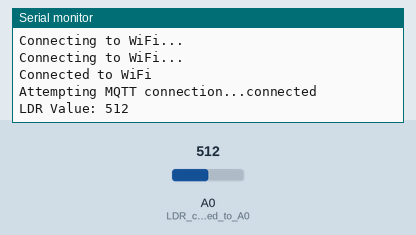
A sketch run on a simulated ESP8266 (NodeMCU). Shown: the last lines printed to the serial monitor. The inputs (shaded band) are chosen by the test bench; at power-on: A0 (LDR_connected_to_A0) = 512. WiFi joins after 1.5 s; servers stay silent unless stated; no MQTT or app messages arrive unless stated.

Above: at 3.2 s.
3.3 s: A0 (LDR_connected_to_A0) set to 716
At 4.5 s:
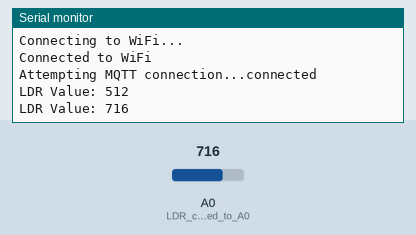
6.0 s: A0 (LDR_connected_to_A0) set to 900
At 7.2 s:
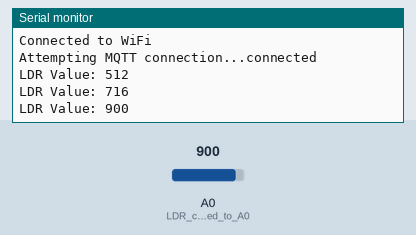
Timing chart, 0 to 9.0 s (numbered marks = the images above; inputs shaded):
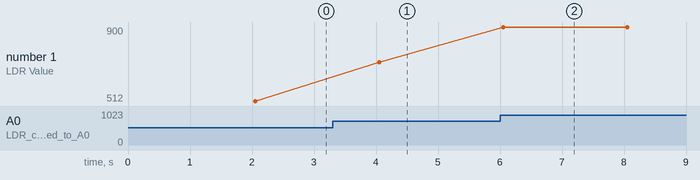

Measured:
- after the input at 3.3 s, the serial monitor: prints a new line after 0.75 s (image 1)
- after the input at 6.0 s, the serial monitor: prints a new line after 0.06 s (image 2)
- plotted number 1: 512 → 716 after the input at 3.3 s, 716 → 900 after the input at 6.0 s

The sketch:

LDR_NodeRed.ino
```cpp
#include <ESP8266WiFi.h>
#include <PubSubClient.h>

const char* ssid = "vivo V27";         // Your WiFi SSID
const char* password = "12345678"; // Your WiFi password
const char* mqtt_server = "broker.hivemq.com"; // MQTT broker (example)
const char* topic = "ldr/value";

WiFiClient espClient;
PubSubClient client(espClient);

void setup() {
  Serial.begin(115200);
  pinMode(A0, INPUT); // LDR connected to A0

  // Connect to WiFi
  WiFi.begin(ssid, password);
  while (WiFi.status() != WL_CONNECTED) {
    delay(1000);
    Serial.println("Connecting to WiFi...");
  }
  Serial.println("Connected to WiFi");
  client.setServer(mqtt_server, 1883);
}

void loop() {
  if (!client.connected()) {
    reconnect();
  }
  client.loop();

  int ldrValue = analogRead(A0); // Read LDR value
  String message = String(ldrValue);
  client.publish(topic, message.c_str());

  Serial.print("LDR Value: ");
  Serial.println(ldrValue);

  delay(2000); // Publish every 2 seconds
}

void reconnect() {
  while (!client.connected()) {
    Serial.print("Attempting MQTT connection...");
    if (client.connect("NodeMCUClient")) {
      Serial.println("connected");
    }
    else {
      Serial.print("failed, rc=");
      Serial.print(client.state());
      delay(2000);
    }
  }
}
```
